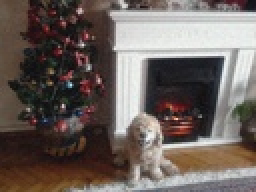
%> input picture noisy_foto.jpg, 128 x 96 px, shrunk from 2048 x 1536 before the run (shown 2 times larger)
$ octave med_filt.m   (GNU Octave 9; MATLAB toolbox functions it lacks are replaced by stand-ins)
%> lines starting %> are read from the running program, lines starting %| are printed output that depends on the picture
### im_median_filter.m
function [filtered_im] = im_median_filter(gray_n_foto,n)
%n deðeri penceremizin boyutu
%gray_n_foto gürültülü resim uint8 alýr
%filtered_im filtrelenmiþ çýkýþ resmi uint8 döndürür
[row col]=size(gray_n_foto);

%penceremiz köþelerde de çalýþabilsin diye uygun miktarda 0 ekliyorum
%resmin etrafýna ve gray_n_foto_zero deðiþkenine kaydediyorum
gray_n_foto_zero=zeros(row+n-1,col+n-1);
gray_n_foto_zero(ceil(n/2):row+floor(n/2),ceil(n/2):col+floor(n/2))=gray_n_foto;

filtered_im = zeros(row,col);%filtrelenmiþ resim için boþ matris

%önce satýrlar sonra sütunlarý tarayarak her piksel için medyan deðerini
%filtered_im e kaydeden döngümüz
for x = ceil(n/2) : row+floor(n/2);
    for y = ceil(n/2) : col+floor(n/2);
        win = gray_n_foto_zero(x-floor(n/2):x+floor(n/2),y-floor(n/2):y+floor(n/2));
        win=win(:)';
        filtered_im(x,y) = median(win);
    end
end
filtered_im=uint8(filtered_im)
end

### med_filt.m
clc;clear all;close all;

n_foto=imread('noisy_foto.jpg');
%> n_foto is the input picture: size 96x128x3 uint8; mean R, G, B 108.3, 97.7, 92.8
gray_n_foto=rgb2gray(n_foto);
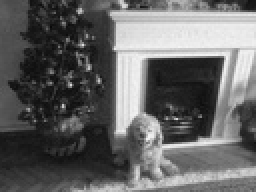
%> gray_n_foto: size 96x128 uint8 (shown 2 times larger); min 8, max 244, mean 100.3
imwrite(gray_n_foto,'noisy_gray.jpeg');
clc;clear all;close all;
gray_n_foto=imread('noisy_gray.jpeg');
%> gray_n_foto: size 96x128 uint8; min 0, max 255, mean 100.3

median1_gray=im_median_filter(gray_n_foto,3);
%> in im_median_filter, `gray_n_foto_zero(ceil(n/2):row+floor(n/2),ceil(n/2):col+floor(n/2))=gr..`:
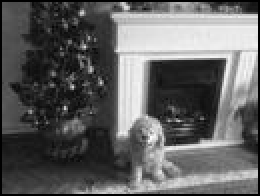
%> gray_n_foto_zero: size 98x130 double (shown 2 times larger); min 0, max 255, mean 96.8
%> after the loop in im_median_filter, `for x = ceil(n/2) : row+floor(n/2);`:
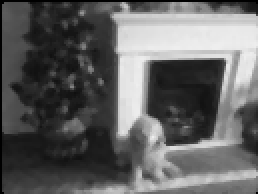
%> filtered_im: size 97x129 double (shown 2 times larger); min 0, max 238, mean 97.7
median2_gray=im_median_filter(gray_n_foto,9);
%> call 2 of im_median_filter, with n = 9
%> in im_median_filter (call 2), `gray_n_foto_zero(ceil(n/2):row+floor(n/2),ceil(n/2):col+floor(n/2))=gr..`:
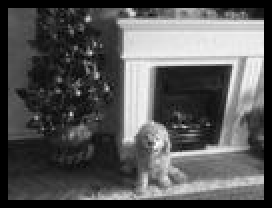
%> gray_n_foto_zero: size 104x136 double (shown 2 times larger); min 0, max 255, mean 87.2
%> after the loop in im_median_filter (call 2), `for x = ceil(n/2) : row+floor(n/2);`:
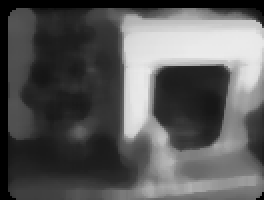
%> filtered_im: size 100x132 double (shown 2 times larger); min 0, max 235, mean 89.9
median3_gray=im_median_filter(gray_n_foto,13);
%> call 3 of im_median_filter, with n = 13
%> in im_median_filter (call 3), `gray_n_foto_zero(ceil(n/2):row+floor(n/2),ceil(n/2):col+floor(n/2))=gr..`:
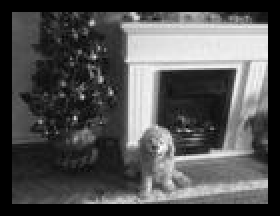
%> gray_n_foto_zero: size 108x140 double (shown 2 times larger); min 0, max 255, mean 81.5
%> after the loop in im_median_filter (call 3), `for x = ceil(n/2) : row+floor(n/2);`:
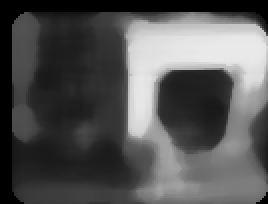
%> filtered_im: size 102x134 double (shown 2 times larger); min 0, max 234, mean 85

imwrite('median1_gray.jpg',median1_gray);
imwrite('median2_gray.jpg',median1_gray);
imwrite('median3_gray.jpg',median1_gray);
